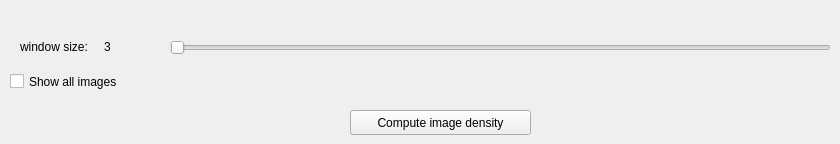
      <widget class="QWidget" name="tab_6">
       <attribute name="title">
        <string>Density</string>
       </attribute>
       <widget class="QPushButton" name="pushButton_computeDensity">
        <property name="geometry">
         <rect>
          <x>350</x>
          <y>110</y>
          <width>181</width>
          <height>25</height>
         </rect>
        </property>
        <property name="text">
         <string>Compute image density</string>
        </property>
       </widget>
       <widget class="QSlider" name="horizontalSlider_windowSize">
        <property name="geometry">
         <rect>
          <x>170</x>
          <y>40</y>
          <width>661</width>
          <height>16</height>
         </rect>
        </property>
        <property name="minimum">
         <number>3</number>
        </property>
        <property name="maximum">
         <number>501</number>
        </property>
        <property name="singleStep">
         <number>2</number>
        </property>
        <property name="pageStep">
         <number>20</number>
        </property>
        <property name="orientation">
         <enum>Qt::Horizontal</enum>
        </property>
        <property name="invertedAppearance">
         <bool>false</bool>
        </property>
        <property name="tickPosition">
         <enum>QSlider::NoTicks</enum>
        </property>
        <property name="tickInterval">
         <number>0</number>
        </property>
       </widget>
       <widget class="QLabel" name="label_21">
        <property name="geometry">
         <rect>
          <x>20</x>
          <y>32</y>
          <width>81</width>
          <height>30</height>
         </rect>
        </property>
        <property name="text">
         <string>window size:</string>
        </property>
       </widget>
       <widget class="QLabel" name="label_windowSize">
        <property name="geometry">
         <rect>
          <x>104</x>
          <y>37</y>
          <width>54</width>
          <height>20</height>
         </rect>
        </property>
        <property name="text">
         <string>3</string>
        </property>
       </widget>
       <widget class="QCheckBox" name="checkBox_showDensityImages">
        <property name="geometry">
         <rect>
          <x>10</x>
          <y>70</y>
          <width>131</width>
          <height>23</height>
         </rect>
        </property>
        <property name="text">
         <string>Show all images</string>
        </property>
       </widget>
      </widget>
